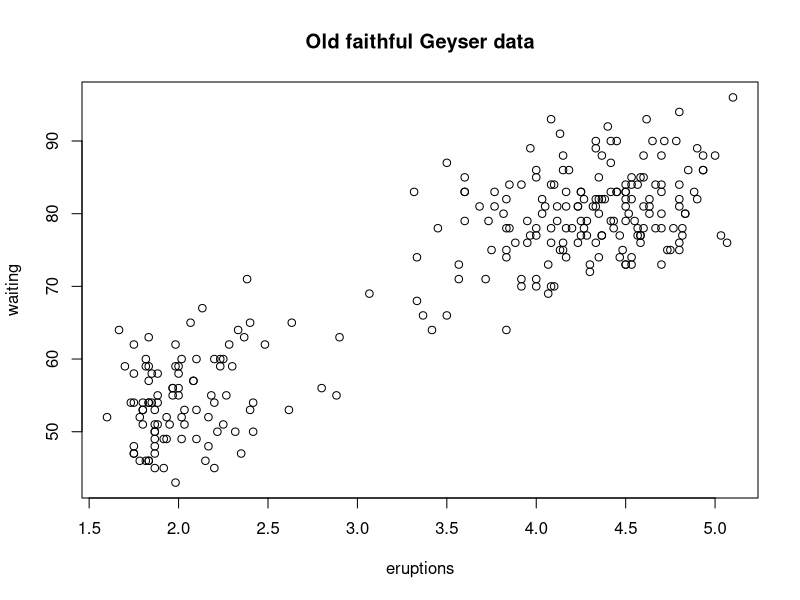
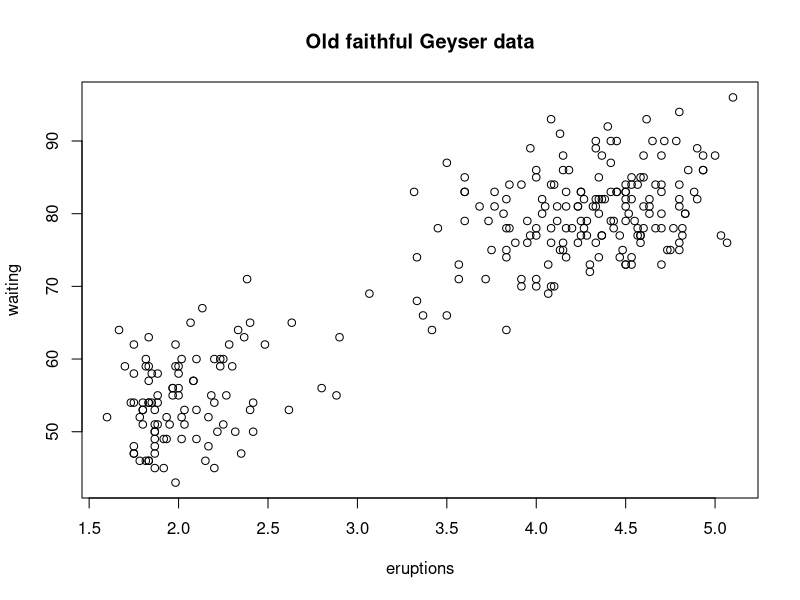

R code for these plots, in order:
## ---- chunk 1
knitr::opts_chunk$set(echo = TRUE)
## ---- chunk 2
# Screen device approach
with(faithful, plot(eruptions, waiting)) # make the plot
title("Old faithful Geyser data") # annotate the plot

# file devices approach  
pdf("mpplot.pdf")
with(faithful, plot(eruptions, waiting)) # make the plot
title("Old faithful Geyser data") # annotate the plot
dev.off() # very important
